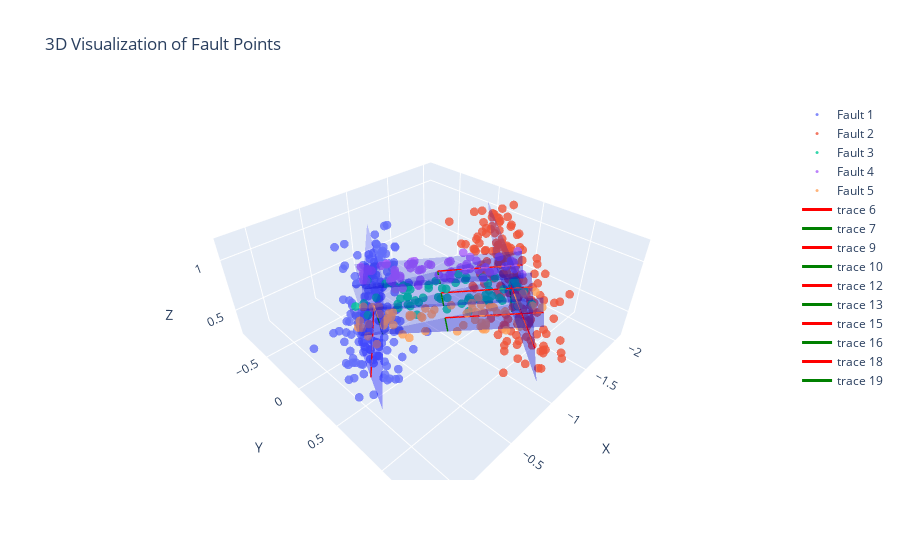

Notebook source saved alongside this figure:
### Markdown cell above
### Fishbone

### Code cell
n_simple_faults = 0
n_bent_faults = 0
n_cross_faults = 0
n_Y_faults = 0
n_parallel_faults = 0
n_structures = 1

# Generate fault metadata 
fault_metadata_list = generate_faults_metadata(n_simple_faults, n_bent_faults, n_cross_faults, n_Y_faults, n_parallel_faults, n_structures, eps_center=0.1, domain_scale=1, VERBOSE=False)

# Generate point cloud for the fault 
fault_points_list = generate_point_list_from_metadata_list(fault_metadata_list, n_simple_faults, n_bent_faults, n_cross_faults, n_Y_faults, n_parallel_faults)

multi_static_plot_better(fault_points_list, fault_metadata_list, show_plane=True, show_axes=True)
multi_interactive_plot_better(fault_points_list, fault_metadata_list, show_plane=True, show_axes=True)
